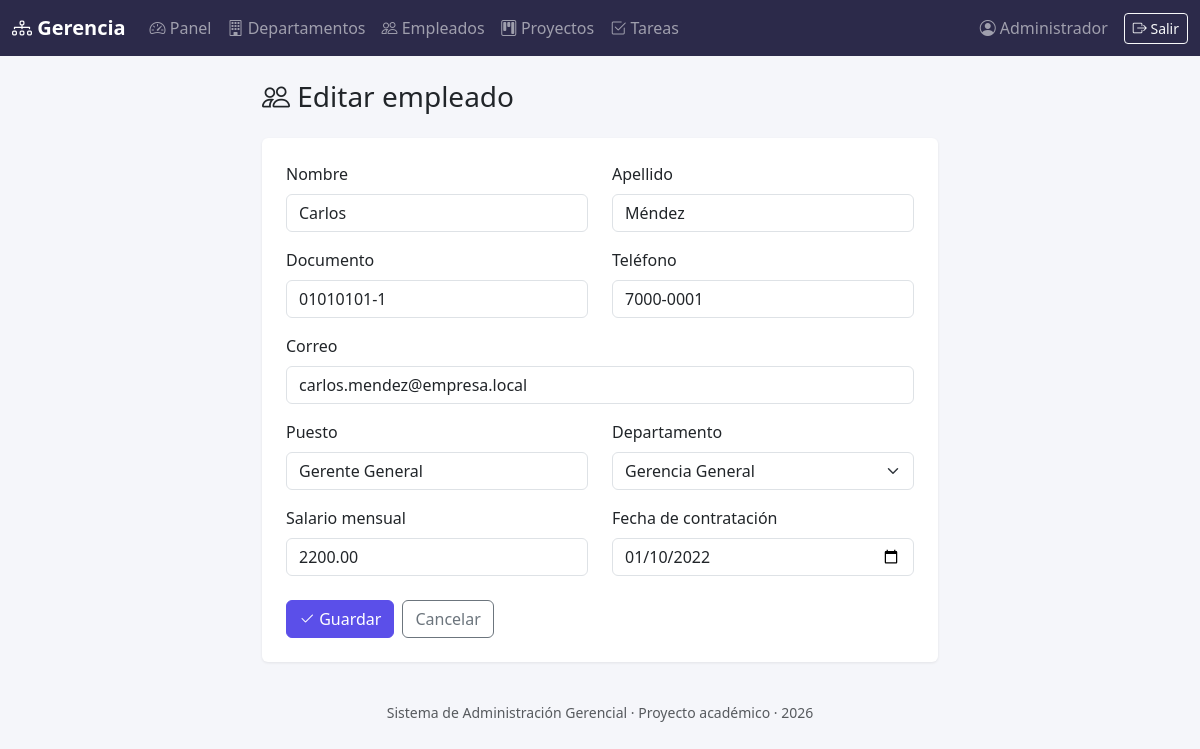
/empleados/1/editar (signed in), run on the app's committed database.
### tables this page shows
CREATE TABLE empleados (
    id INT AUTO_INCREMENT PRIMARY KEY,
    nombre VARCHAR(80) NOT NULL,
    apellido VARCHAR(80) NOT NULL,
    documento VARCHAR(20) NOT NULL UNIQUE,
    correo VARCHAR(150) NOT NULL UNIQUE,
    telefono VARCHAR(20) DEFAULT '',
    puesto VARCHAR(100) NOT NULL,
    departamento_id INT NOT NULL,
    salario DECIMAL(10, 2) NOT NULL DEFAULT 0,
    fecha_contratacion DATE NOT NULL,
    activo TINYINT(1) NOT NULL DEFAULT 1,
    creado_en DATETIME DEFAULT CURRENT_TIMESTAMP,
    CONSTRAINT fk_empleado_departamento FOREIGN KEY (departamento_id) REFERENCES departamentos(id)
);

CREATE TABLE departamentos (
    id INT AUTO_INCREMENT PRIMARY KEY,
    nombre VARCHAR(100) NOT NULL UNIQUE,
    descripcion VARCHAR(255) DEFAULT '',
    creado_en DATETIME DEFAULT CURRENT_TIMESTAMP
);

### app/Core/Controller.php (called while the page is built, shortened)
<?php
abstract class Controller
{
    protected function vista(string $vista, array $datos = []): void
    {
        require __DIR__ . '/../Views/layout.php';
    }
}

### app/Controllers/EmpleadoController.php (called while the page is built, shortened)
<?php
class EmpleadoController extends Controller
{
    public function editarForm(string $id): void
    {
        $empleados = new Empleado();
        $departamentos = new Departamento();
        $empleado = $empleados->buscar((int) $id);
        $this->vista('empleados/form', [
            'titulo' => 'Editar empleado',
            'empleado' => $empleado,
            'departamentos' => $departamentos->todos('nombre'),
            'accion' => '/empleados/' . $id,
        ]);
    }
}

### public/index.php (called while the page is built, shortened)
<?php
spl_autoload_register(function (string $clase) {
    $prefijo = 'App\\';
    $rutaRelativa = str_replace('\\', '/', substr($clase, strlen($prefijo)));
    $archivo = __DIR__ . '/../app/' . $rutaRelativa . '.php';
});
$config = require __DIR__ . '/../config/config.php';
$router = new Router();
$router->get('/login', 'AuthController', 'mostrarLogin');
$router->post('/login', 'AuthController', 'login');
$router->get('/logout', 'AuthController', 'logout');
$router->get('/', 'DashboardController', 'index');
$router->get('/departamentos', 'DepartamentoController', 'index');
$router->get('/departamentos/nuevo', 'DepartamentoController', 'crearForm');
$router->post('/departamentos', 'DepartamentoController', 'crear');
$router->get('/departamentos/{id}/editar', 'DepartamentoController', 'editarForm');
$router->post('/departamentos/{id}', 'DepartamentoController', 'actualizar');
$router->get('/empleados', 'EmpleadoController', 'index');
$router->get('/empleados/nuevo', 'EmpleadoController', 'crearForm');
$router->post('/empleados', 'EmpleadoController', 'crear');
$router->get('/empleados/{id}/editar', 'EmpleadoController', 'editarForm');
$router->post('/empleados/{id}', 'EmpleadoController', 'actualizar');
$router->post('/empleados/{id}/desactivar', 'EmpleadoController', 'desactivar');
$router->get('/proyectos', 'ProyectoController', 'index');
$router->get('/proyectos/nuevo', 'ProyectoController', 'crearForm');
$router->post('/proyectos', 'ProyectoController', 'crear');
$router->get('/proyectos/{id}', 'ProyectoController', 'ver');
$router->post('/proyectos/{id}/estado', 'ProyectoController', 'cambiarEstado');
$router->get('/tareas', 'TareaController', 'index');
$router->post('/proyectos/{proyectoId}/tareas', 'TareaController', 'crear');
$router->post('/tareas/{id}/estado', 'TareaController', 'cambiarEstado');
$uri = parse_url($_SERVER['REQUEST_URI'], PHP_URL_PATH) ?? '/';
$uri = rtrim($uri, '/');
$router->resolver($_SERVER['REQUEST_METHOD'], $uri);

### config/config.php (called while the page is built, shortened)
<?php
$rutaEnv = __DIR__ . '/../.env';
if (!function_exists('env')) {
    function env(string $clave, $defecto = null)
    {
        $valor = getenv($clave);
        return $valor === false ? $defecto : $valor;
    }
}
return [
    'app' => [
        'nombre' => env('APP_NOMBRE', 'Sistema de Administración Gerencial'),
        'base' => rtrim(env('APP_BASE', ''), '/'),
        'debug' => env('APP_DEBUG', 'true') === 'true',
    ],
    'db' => [
        'host' => env('DB_HOST', '127.0.0.1'),
        'port' => env('DB_PORT', '3306'),
        'name' => env('DB_NAME', 'sistema_administracion'),
        'user' => env('DB_USER', 'root'),
        'pass' => env('DB_PASS', ''),
    ],
];

### app/Core/Database.php (called while the page is built, shortened)
<?php
class Database
{
    private static ?PDO $conexion = null;
    public static function conectar(): PDO
    {
        if (self::$conexion === null) {
            $config = require __DIR__ . '/../../config/config.php';
            $db = $config['db'];
            $dsn = sprintf(
                'mysql:host=%s;port=%s;dbname=%s;charset=utf8mb4',
                $db['host'],
                $db['port'],
                $db['name']
            );
            try {
                self::$conexion = new PDO($dsn, $db['user'], $db['pass'], [
                    PDO::ATTR_ERRMODE => PDO::ERRMODE_EXCEPTION,
                    PDO::ATTR_DEFAULT_FETCH_MODE => PDO::FETCH_ASSOC,
                    PDO::ATTR_EMULATE_PREPARES => false,
                ]);
            } catch (PDOException $e) {
                http_response_code(500);
                die(
                    '<div style="font-family:sans-serif;padding:2rem;color:#b00">'
                    . '<h2>No se pudo conectar a la base de datos</h2>'
                    . '<p>Revisa que MySQL esté corriendo en Laragon y que el archivo .env tenga los datos correctos.</p>'
                    . '<p><small>' . htmlspecialchars($e->getMessage()) . '</small></p>'
                    . '</div>'
                );
            }
        }
        return self::$conexion;
    }
}

### app/Core/Model.php (called while the page is built, shortened)
<?php
abstract class Model
{
    protected string $tabla;
    protected string $llave = 'id';
    protected PDO $db;
    public function __construct()
    {
        $this->db = Database::conectar();
    }
    public function todos(string $orden = ''): array
    {
        $sql = "SELECT * FROM {$this->tabla}";
        if ($orden !== '') {
            $sql .= " ORDER BY {$orden}";
        }
        return $this->db->query($sql)->fetchAll();
    }
    public function buscar($id): ?array
    {
        $stmt = $this->db->prepare("SELECT * FROM {$this->tabla} WHERE {$this->llave} = ?");
        $stmt->execute([$id]);
        $fila = $stmt->fetch();
        return $fila ?: null;
    }
}

### app/Views/empleados/form.php (the view, shortened to what this page needs)
<div class="row justify-content-center">
    <div class="col-lg-7">
        <h3 class="mb-4"><i class="bi bi-people"></i> <?= htmlspecialchars($titulo) ?></h3>
        <div class="card p-4">
            <form method="post" action="<?= htmlspecialchars($accion) ?>">
                <div class="row">
                    <div class="col-md-6 mb-3">
                        <label class="form-label">Nombre</label>
                        <input type="text" name="nombre" class="form-control" required
                               value="<?= htmlspecialchars($empleado['nombre'] ?? '') ?>">
                    </div>
                    <div class="col-md-6 mb-3">
                        <label class="form-label">Apellido</label>
                        <input type="text" name="apellido" class="form-control" required
                               value="<?= htmlspecialchars($empleado['apellido'] ?? '') ?>">
                    </div>
                </div>
                <div class="row">
                    <div class="col-md-6 mb-3">
                        <label class="form-label">Documento</label>
                        <input type="text" name="documento" class="form-control" required
                               value="<?= htmlspecialchars($empleado['documento'] ?? '') ?>" placeholder="00000000-0">
                    </div>
                    <div class="col-md-6 mb-3">
                        <label class="form-label">Teléfono</label>
                        <input type="text" name="telefono" class="form-control"
                               value="<?= htmlspecialchars($empleado['telefono'] ?? '') ?>">
                    </div>
                </div>
                <div class="mb-3">
                    <label class="form-label">Correo</label>
                    <input type="email" name="correo" class="form-control" required
                           value="<?= htmlspecialchars($empleado['correo'] ?? '') ?>">
                </div>
                <div class="row">
                    <div class="col-md-6 mb-3">
                        <label class="form-label">Puesto</label>
                        <input type="text" name="puesto" class="form-control" required
                               value="<?= htmlspecialchars($empleado['puesto'] ?? '') ?>">
                    </div>
                    <div class="col-md-6 mb-3">
                        <label class="form-label">Departamento</label>
                        <select name="departamento_id" class="form-select" required>
                            <?php foreach ($departamentos as $d): ?>
                                <option value="<?= $d['id'] ?>" <?= (($empleado['departamento_id'] ?? '') == $d['id']) ? 'selected' : '' ?>>
                                    <?= htmlspecialchars($d['nombre']) ?>
                                </option>
                            <?php endforeach; ?>
                        </select>
                    </div>
                </div>
                <div class="row">
                    <div class="col-md-6 mb-3">
                        <label class="form-label">Salario mensual</label>
                        <input type="number" step="0.01" min="0" name="salario" class="form-control"
                               value="<?= htmlspecialchars($empleado['salario'] ?? '0') ?>">
                    </div>
                    <div class="col-md-6 mb-4">
                        <label class="form-label">Fecha de contratación</label>
                        <input type="date" name="fecha_contratacion" class="form-control" required
                               value="<?= htmlspecialchars($empleado['fecha_contratacion'] ?? date('Y-m-d')) ?>">
                    </div>
                </div>
                <div class="d-flex gap-2">
                    <button type="submit" class="btn btn-primary" style="background-color:#5b4fe9;border-color:#5b4fe9;">
                        <i class="bi bi-check2"></i> Guardar
                    </button>
                    <a href="/empleados" class="btn btn-outline-secondary">Cancelar</a>
                </div>
            </form>
        </div>
    </div>
</div>

### app/Core/Router.php (shortened to what this page needs)
<?php
class Router
{
    private array $rutas = [];
    private function agregar(string $metodo, string $ruta, string $controlador, string $accion): void
    {
        $this->rutas[] = compact('metodo', 'ruta', 'controlador', 'accion');
    }
    public function resolver(string $metodo, string $uriPath): void
    {
        foreach ($this->rutas as $r) {
            if ($r['metodo'] !== $metodo) {
                continue;
            }
            $patron = preg_replace('#\{[a-zA-Z_]+\}#', '([^/]+)', $r['ruta']);
            $patron = '#^' . $patron . '$#';
            if (preg_match($patron, $uriPath, $coincidencias)) {
                array_shift($coincidencias);
                $this->despachar($r['controlador'], $r['accion'], $coincidencias);
                return;
            }
        }
    }
    private function despachar(string $nombreControlador, string $accion, array $parametros): void
    {
        $controlador = new $clase();
        call_user_func_array([$controlador, $accion], $parametros);
    }
}

### app/Views/layout.php (shortened to what this page needs)
<!doctype html>
<html lang="es">
<head>
    <link href="https://cdnjs.cloudflare.com/ajax/libs/bootstrap/5.3.3/css/bootstrap.min.css" rel="stylesheet">
    <link href="https://cdnjs.cloudflare.com/ajax/libs/bootstrap-icons/1.11.3/font/bootstrap-icons.min.css" rel="stylesheet">
</head>
<body>
<?php if (!empty($_SESSION['usuario_id'])): ?>
<nav class="navbar navbar-expand-lg navbar-dark" style="background-color:#2c2a4a;">
    <div class="container-fluid">
        <a class="navbar-brand" href="/"><i class="bi bi-diagram-3"></i> Gerencia</a>
        <div class="collapse navbar-collapse" id="nav">
            <ul class="navbar-nav me-auto">
                <li class="nav-item"><a class="nav-link" href="/"><i class="bi bi-speedometer2"></i> Panel</a></li>
                <li class="nav-item"><a class="nav-link" href="/departamentos"><i class="bi bi-building"></i> Departamentos</a></li>
                <li class="nav-item"><a class="nav-link" href="/empleados"><i class="bi bi-people"></i> Empleados</a></li>
                <li class="nav-item"><a class="nav-link" href="/proyectos"><i class="bi bi-kanban"></i> Proyectos</a></li>
                <li class="nav-item"><a class="nav-link" href="/tareas"><i class="bi bi-check2-square"></i> Tareas</a></li>
            </ul>
            <span class="navbar-text me-3">
                <i class="bi bi-person-circle"></i> <?= htmlspecialchars($_SESSION['usuario_nombre'] ?? '') ?>
            </span>
            <a href="/logout" class="btn btn-outline-light btn-sm"><i class="bi bi-box-arrow-right"></i> Salir</a>
        </div>
    </div>
</nav>
<?php endif; ?>
<main class="container-fluid py-4">
    <?php require $rutaVista; ?>
</main>
<footer class="text-center text-muted small py-3">
    Sistema de Administración Gerencial &middot; Proyecto académico &middot; <?= date('Y') ?>
</footer>
</body>
</html>

### app/Views/layout.php (style rules this page uses)
body { background-color: #f5f6fa; }
.navbar-brand { font-weight: 600; }
.card { border: none; box-shadow: 0 1px 3px rgba(0,0,0,.08); }

### data on the page
empleados: nombre "Carlos", apellido "Méndez", documento "01010101-1", telefono "7000-0001", correo "carlos.mendez@empresa.local", puesto "Gerente General", departamento_id "Gerencia General", salario "2200.00", fecha_contratacion "01/10/2022"
